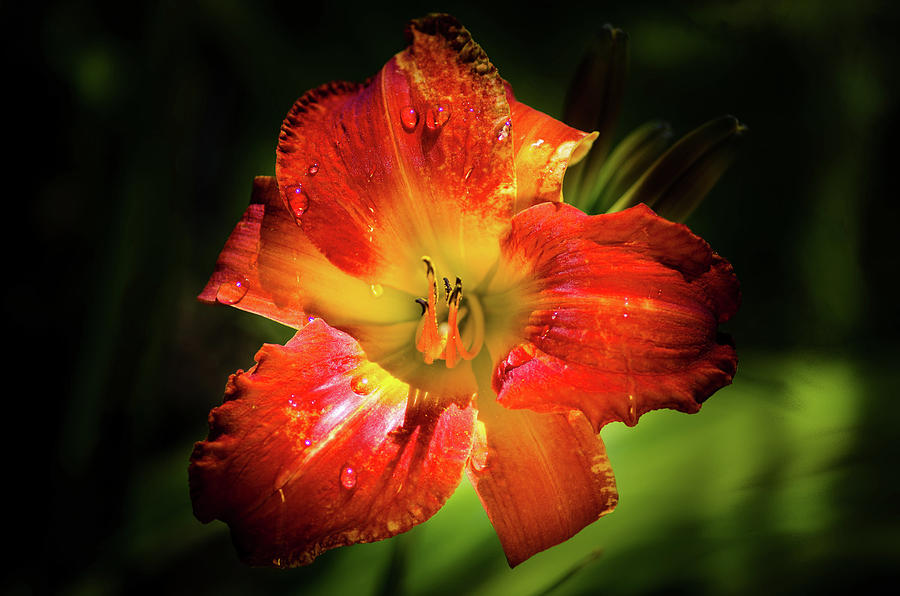
#> input picture tareaDeImagenes/pego.png, 900 x 596 px
$ jupyter execute clase-24-03-26.ipynb
#> lines starting #> are read from the running program, lines starting #| are printed output that depends on the picture
[cell 1]
import cv2
import numpy as np
import matplotlib.pyplot as plt

def solarizar(imagen,umbral):

    img_sol=np.where(imagen<umbral,imagen,255-imagen)
    return img_sol

imagen=cv2.imread('pego.png')
#> imagen is the input picture: shape (596, 900, 3); mean B, G, R 14, 42.3, 79.6
img_gray=cv2.cvtColor(imagen,cv2.COLOR_BGR2GRAY)
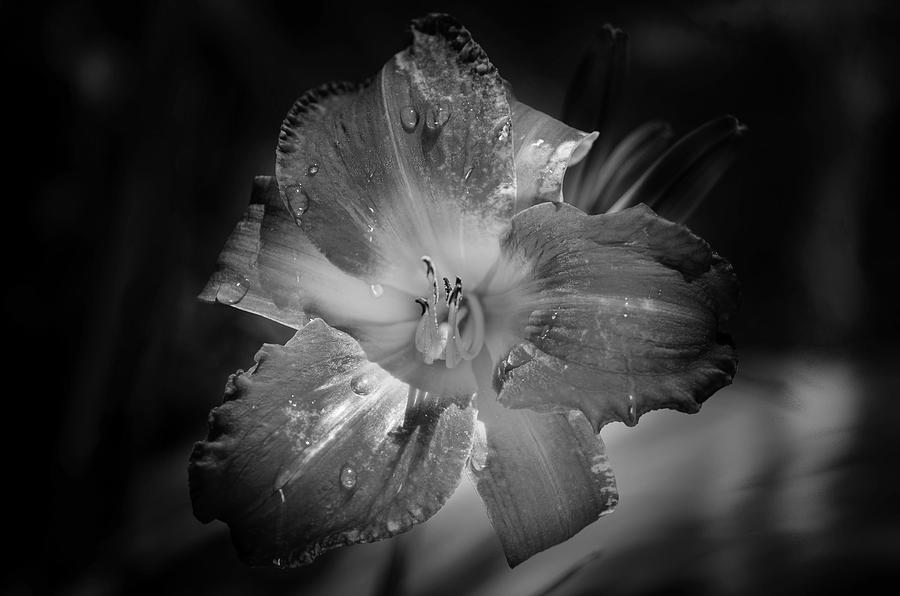
#> img_gray: shape (596, 900); min 0, max 255, mean 50.3

umbral=127
img_fin=solarizar(img_gray,umbral)
#> in solarizar, `img_sol=np.where(imagen<umbral,imagen,255-imagen)`:
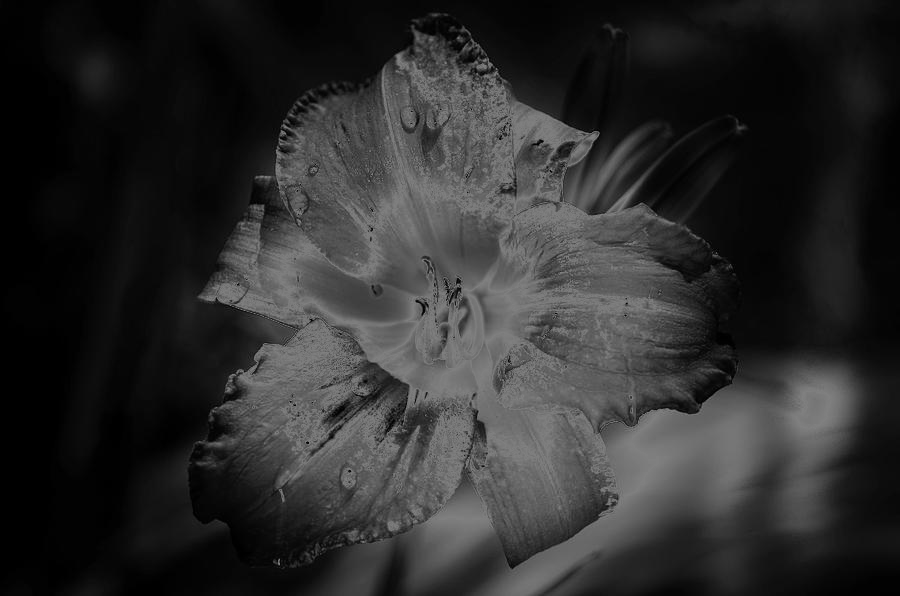
#> img_sol: shape (596, 900); min 0, max 128, mean 44.4
plt.figure(figsize=(12,6))
plt.subplot(121)

plt.imshow(cv2.cvtColor(imagen,cv2.COLOR_BGR2RGB))
plt.subplot(122)
plt.imshow(img_fin,cmap='gray')
plt.show()
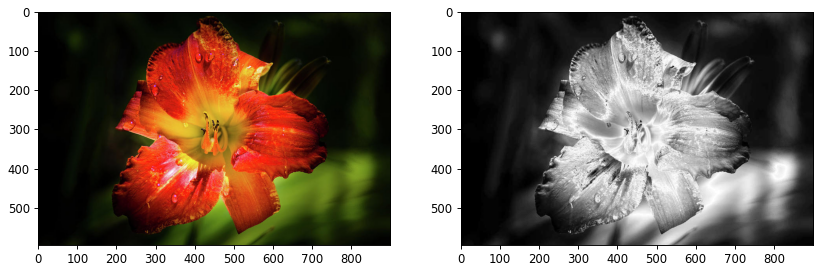
#> figure drawn by matplotlib, 2 panels

[cell 2]
import cv2
import numpy as np
import matplotlib.pyplot as plt

def posterizar(imagen,niveles):
    factor_escala=255/niveles
    img_pos=np.round(imagen/factor_escala)*factor_escala
    return img_pos.astype(np.uint8)
imagen=cv2.imread('pego.png')
img_gray=cv2.cvtColor(imagen,cv2.COLOR_BGR2GRAY)
nvl=4
img_fin=posterizar(img_gray,nvl)
#> in posterizar, `img_pos=np.round(imagen/factor_escala)*factor_escala`:
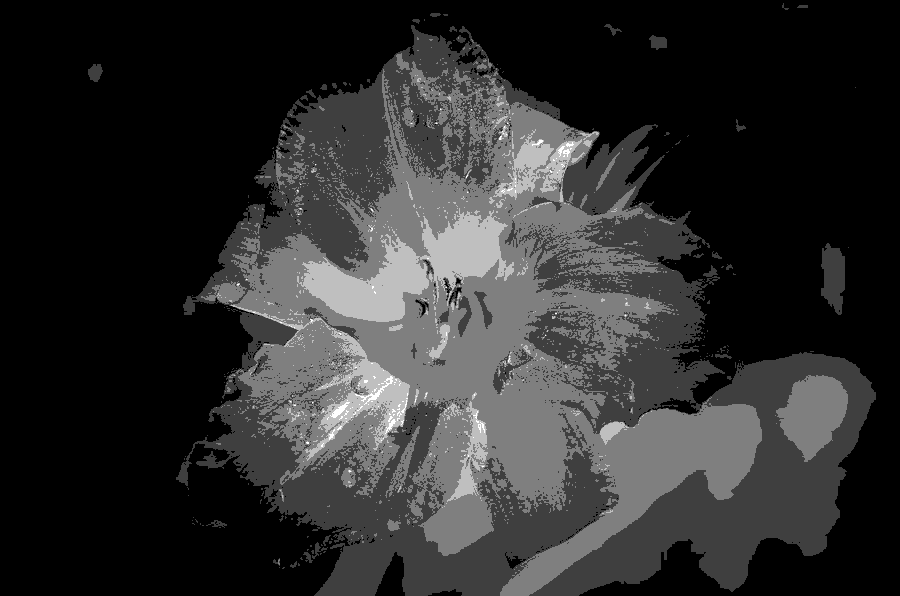
#> img_pos: shape (596, 900) float64; min 0, max 255, mean 46

plt.figure(figsize=(12,6))
plt.subplot(121)

plt.imshow(cv2.cvtColor(imagen,cv2.COLOR_BGR2RGB))
plt.subplot(122)
plt.imshow(img_fin,cmap='gray')
plt.show()
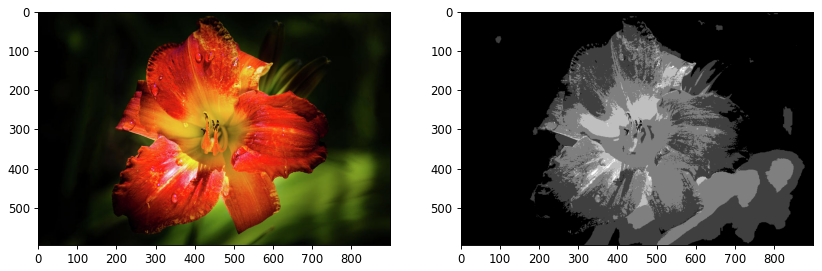
#> figure drawn by matplotlib, 2 panels

[cell 3]
import cv2
import numpy as np
import matplotlib.pyplot as plt

def posterizar(imagen,niveles):
    factor_escala=255/niveles
    img_pos=np.round(imagen/factor_escala)*factor_escala
    return img_pos.astype(np.uint8)
def solarizar(iamgen,umbral):
    img_sol=np.where(imagen<umbral,imagen,255-imagen)
    return img_sol
imagen=cv2.imread('pego.png')
umbral=50
img_fin=solarizar(imagen,umbral)
#> in solarizar, `img_sol=np.where(imagen<umbral,imagen,255-imagen)`:
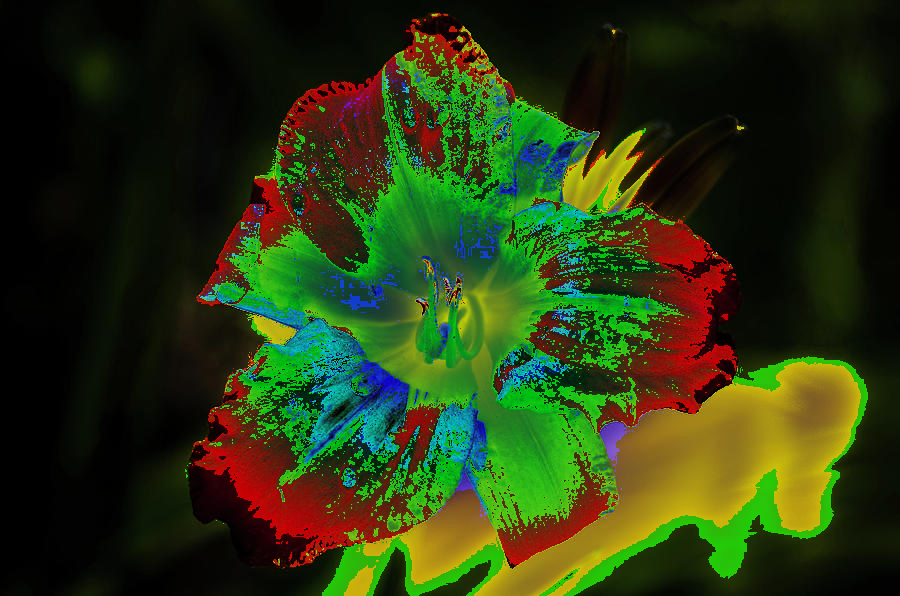
#> img_sol: shape (596, 900, 3); mean B, G, R 16.8, 56, 41.4
nvl=3
img_fin2=posterizar(imagen,nvl)
#> in posterizar, `img_pos=np.round(imagen/factor_escala)*factor_escala`:
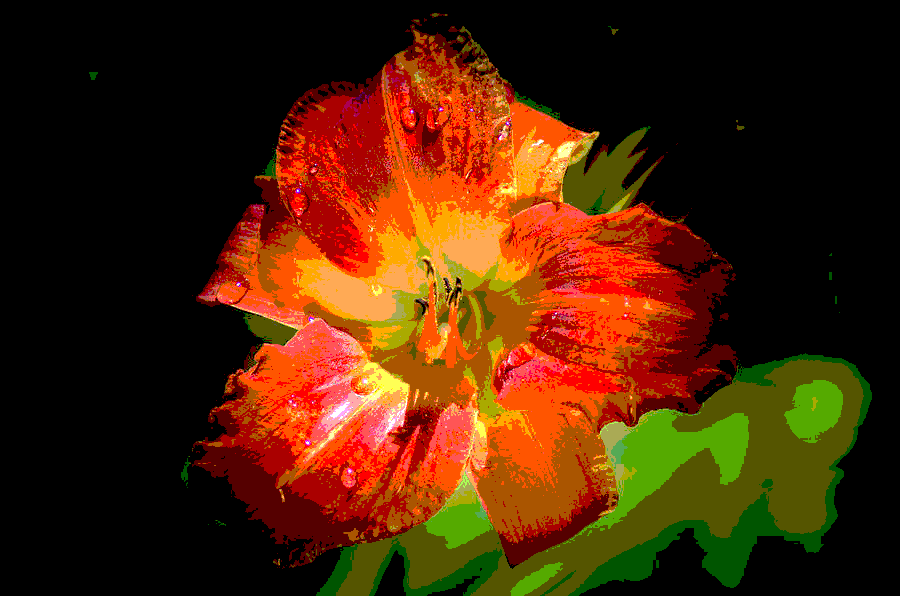
#> img_pos: shape (596, 900, 3) float64; mean B, G, R 5.5, 35.6, 75.6
plt.figure(figsize=(12,6))
plt.subplot(131)
plt.imshow(cv2.cvtColor(imagen,cv2.COLOR_BGR2RGB))
plt.subplot(132)
plt.imshow(cv2.cvtColor(img_fin,cv2.COLOR_BGR2RGB))
plt.subplot(133)
plt.imshow(cv2.cvtColor(img_fin2,cv2.COLOR_BGR2RGB))
plt.show()
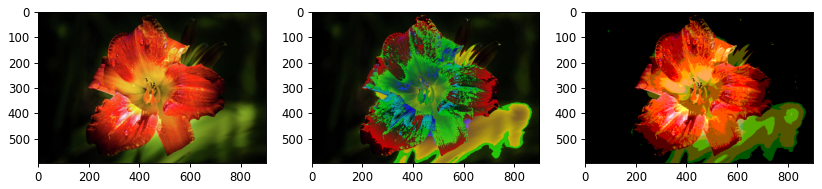
#> figure drawn by matplotlib, 3 panels

[cell 4]
import cv2
import numpy as np
import matplotlib.pyplot as plt

def falso_color(img_gray):
    escal_img=cv2.normalize(img_gray,None,0,255,cv2.NORM_MINMAX)
    falso_img=cv2.applyColorMap(escal_img,cv2.COLORMAP_JET)
    return falso_img
imagen=cv2.imread('pego.png')
img_gray=cv2.cvtColor(imagen,cv2.COLOR_BGR2GRAY)
img_fin=falso_color(img_gray)
#> in falso_color, `falso_img=cv2.applyColorMap(escal_img,cv2.COLORMAP_JET)`:
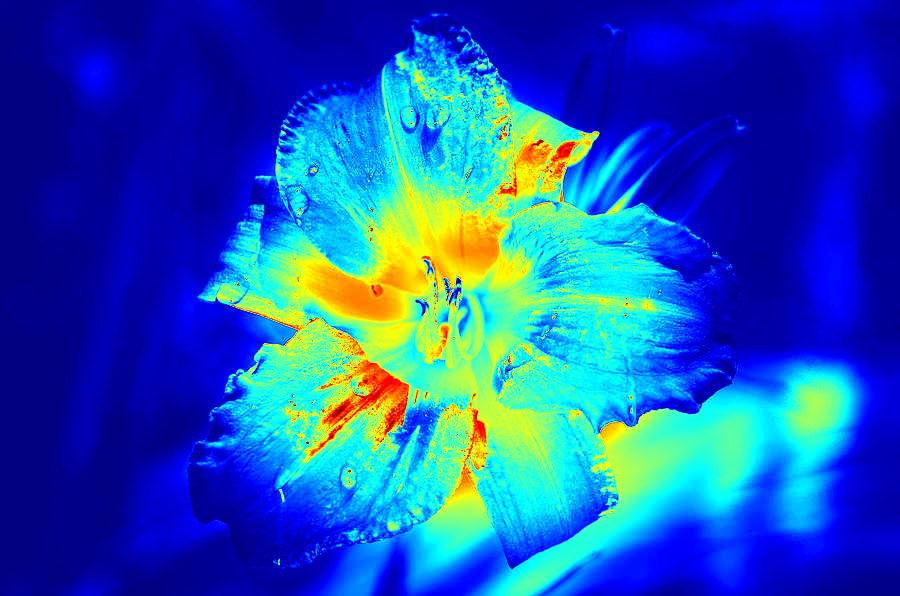
#> falso_img: shape (596, 900, 3); mean B, G, R 180.2, 85.3, 28.2
plt.figure(figsize=(16,6))
plt.subplot(121)
plt.imshow(cv2.cvtColor(img_fin,cv2.COLOR_BGR2RGB))
plt.subplot(122)
plt.imshow(img_gray,cmap='gray')
plt.show()
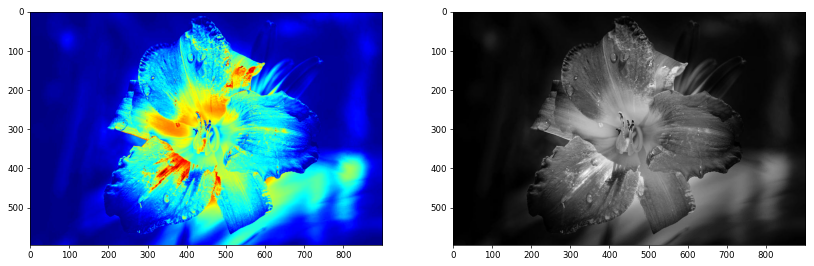
#> figure drawn by matplotlib, 2 panels
